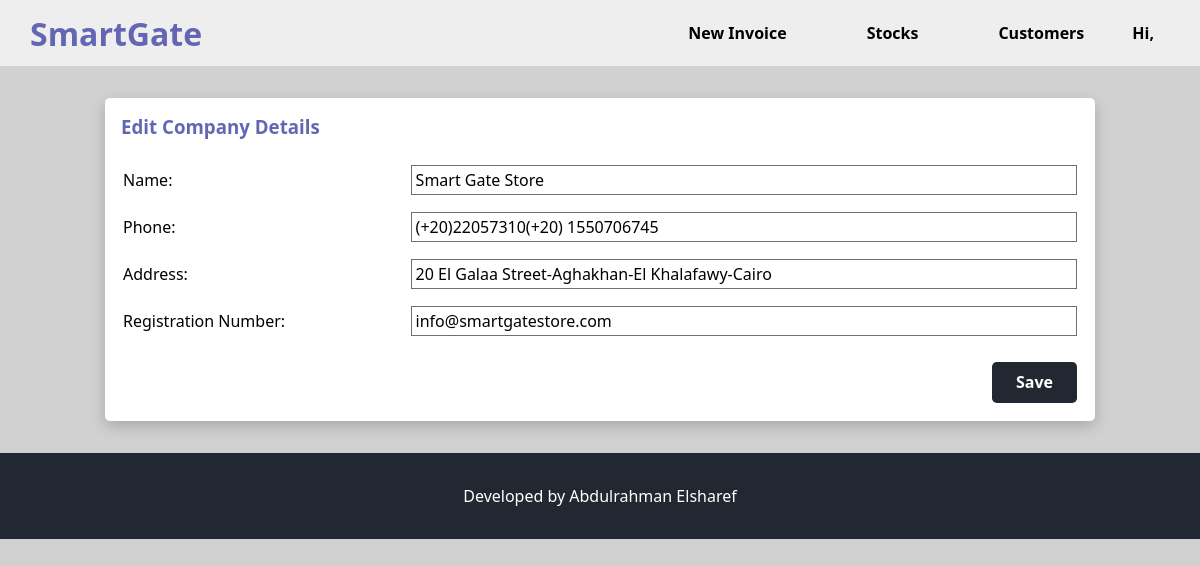
Before: /profile/1/ (signed in) with the older database file.
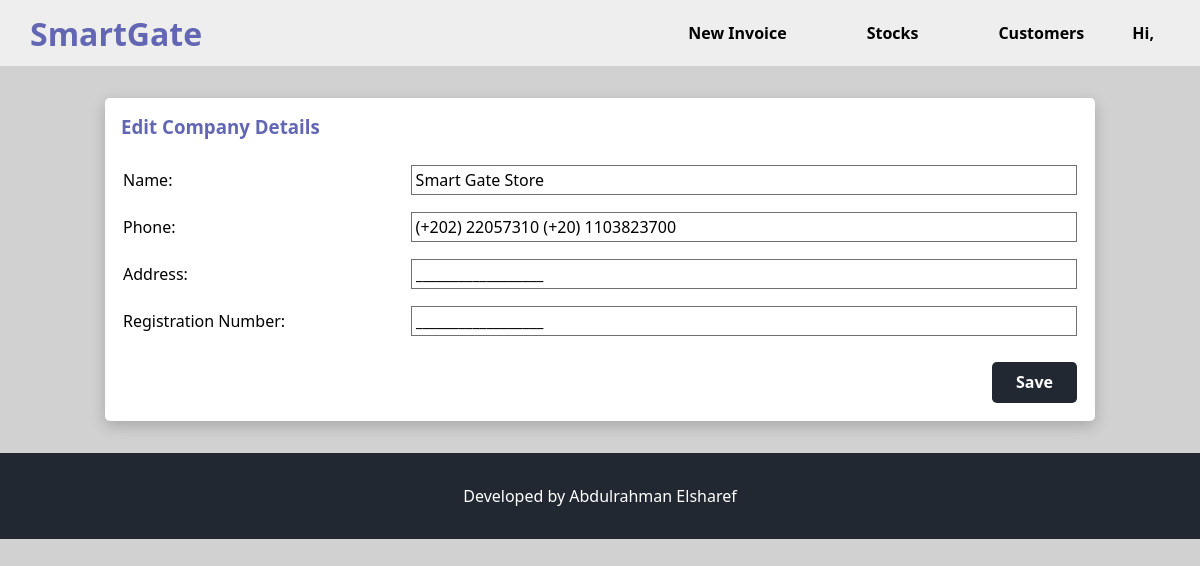
After: the same page with the newer database file.
### invoice/models.py (models this page shows, shortened)
class Profile(models.Model):
    name = models.CharField(max_length=128)
    phone = models.CharField(max_length=50)
    address = models.CharField(max_length=128)
    reg_no = models.CharField(max_length=50, verbose_name="Registration Number")
    class Meta:
        verbose_name_plural = "CompanyProfile"

### invoice/views.py (the view)
# urls.py: path('profile/<int:pk>/', views.ProfileView.as_view(), name='profile'),
class ProfileView(LoginRequiredMixin, SuccessMessageMixin, UpdateView):
    model = Profile
    template_name = 'common/profile.html'
    fields = ['name', 'phone', 'address', 'reg_no']
    success_message = 'Company details are updated successfully!'

### invoice/templates/common/profile.html (shortened to what this page needs)
{% extends '_base.html' %}
{% load static %}
{% block body_block %}
  <div class="display-container">
    <h3>Edit Company Details</h3>
    <form id="form" method="post" action="">
      <table class="input-table">
        {% include 'includes/_form_fields.html' with form_name=form %}
        <tr>
          <td></td>
          <td class="right-align">
            <button type="submit" class="btn btn-primary">
              Save
            </button>
          </td>
        </tr>
      </table>
    </form>
  </div>
{% endblock %}

### invoice/templates/includes/_form_fields.html (shortened to what this page needs)
{% for field in form_name.visible_fields %}
  <tr>
    <td class="label">{{ field.label }}:</td>
    <td class="field">{{ field }}</td>
  </tr>
{% endfor %}

Changed rows visible on the page:
changed Profile "Smart Gate Store": phone "(+20)22057310(+20) 1550706745" → "(+202) 22057310 (+20) 1103823700"; address "20 El Galaa Street-Aghakhan-El Khalafawy-Cairo" → "__________________"; reg_no "info@smartgatestore.com" → "__________________"
